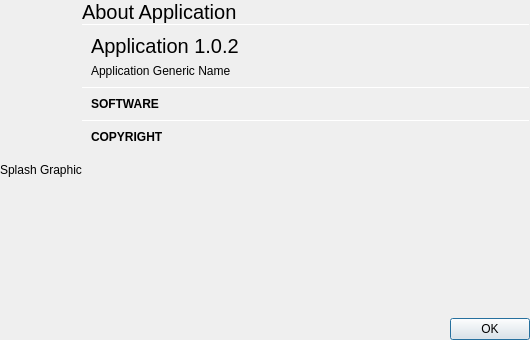
<?xml version="1.0" encoding="UTF-8"?>
<ui version="4.0">
 <class>tAboutDialog</class>
 <widget class="QDialog" name="tAboutDialog">
  <property name="geometry">
   <rect>
    <x>0</x>
    <y>0</y>
    <width>530</width>
    <height>340</height>
   </rect>
  </property>
  <property name="windowTitle">
   <string>Dialog</string>
  </property>
  <layout class="QVBoxLayout" name="verticalLayout">
   <property name="spacing">
    <number>0</number>
   </property>
   <property name="leftMargin">
    <number>0</number>
   </property>
   <property name="topMargin">
    <number>0</number>
   </property>
   <property name="rightMargin">
    <number>0</number>
   </property>
   <property name="bottomMargin">
    <number>0</number>
   </property>
   <item>
    <layout class="QHBoxLayout" name="horizontalLayout_2">
     <property name="spacing">
      <number>0</number>
     </property>
     <item>
      <widget class="QLabel" name="splashGraphicLabel">
       <property name="text">
        <string notr="true">Splash Graphic</string>
       </property>
      </widget>
     </item>
     <item>
      <layout class="QVBoxLayout" name="verticalLayout_2">
       <property name="spacing">
        <number>0</number>
       </property>
       <item>
        <layout class="QHBoxLayout" name="titleLayout">
         <property name="spacing">
          <number>0</number>
         </property>
         <item>
          <widget class="QLabel" name="titleLabel">
           <property name="font">
            <font>
             <pointsize>15</pointsize>
            </font>
           </property>
           <property name="text">
            <string notr="true">About Application</string>
           </property>
           <property name="margin">
            <number>9</number>
           </property>
          </widget>
         </item>
        </layout>
       </item>
       <item>
        <widget class="Line" name="line">
         <property name="maximumSize">
          <size>
           <width>16777215</width>
           <height>1</height>
          </size>
         </property>
         <property name="orientation">
          <enum>Qt::Horizontal</enum>
         </property>
        </widget>
       </item>
       <item>
        <widget class="QScrollArea" name="scrollArea">
         <property name="frameShape">
          <enum>QFrame::NoFrame</enum>
         </property>
         <property name="widgetResizable">
          <bool>true</bool>
         </property>
         <widget class="QWidget" name="scrollAreaWidgetContents">
          <property name="geometry">
           <rect>
            <x>0</x>
            <y>0</y>
            <width>434</width>
            <height>273</height>
           </rect>
          </property>
          <layout class="QVBoxLayout" name="verticalLayout_4">
           <property name="spacing">
            <number>0</number>
           </property>
           <property name="leftMargin">
            <number>0</number>
           </property>
           <property name="topMargin">
            <number>0</number>
           </property>
           <property name="rightMargin">
            <number>0</number>
           </property>
           <property name="bottomMargin">
            <number>0</number>
           </property>
           <item>
            <layout class="QVBoxLayout" name="verticalLayout_3">
             <property name="spacing">
              <number>6</number>
             </property>
             <property name="leftMargin">
              <number>9</number>
             </property>
             <property name="topMargin">
              <number>9</number>
             </property>
             <property name="rightMargin">
              <number>9</number>
             </property>
             <property name="bottomMargin">
              <number>9</number>
             </property>
             <item>
              <widget class="QLabel" name="applicationTitle">
               <property name="font">
                <font>
                 <pointsize>15</pointsize>
                </font>
               </property>
               <property name="text">
                <string notr="true">Application 1.0.2</string>
               </property>
              </widget>
             </item>
             <item>
              <widget class="QLabel" name="genericName">
               <property name="text">
                <string notr="true">Application Generic Name</string>
               </property>
              </widget>
             </item>
            </layout>
           </item>
           <item>
            <widget class="Line" name="line_2">
             <property name="maximumSize">
              <size>
               <width>16777215</width>
               <height>1</height>
              </size>
             </property>
             <property name="orientation">
              <enum>Qt::Horizontal</enum>
             </property>
            </widget>
           </item>
           <item>
            <layout class="QGridLayout" name="versionsLayout">
             <property name="leftMargin">
              <number>9</number>
             </property>
             <property name="topMargin">
              <number>9</number>
             </property>
             <property name="rightMargin">
              <number>9</number>
             </property>
             <property name="bottomMargin">
              <number>9</number>
             </property>
             <property name="spacing">
              <number>6</number>
             </property>
             <item row="0" column="0">
              <widget class="QLabel" name="label">
               <property name="font">
                <font>
                 <weight>75</weight>
                 <bold>true</bold>
                </font>
               </property>
               <property name="text">
                <string>SOFTWARE</string>
               </property>
              </widget>
             </item>
            </layout>
           </item>
           <item>
            <widget class="Line" name="line_3">
             <property name="maximumSize">
              <size>
               <width>16777215</width>
               <height>1</height>
              </size>
             </property>
             <property name="orientation">
              <enum>Qt::Horizontal</enum>
             </property>
            </widget>
           </item>
           <item>
            <layout class="QVBoxLayout" name="copyrightLayout">
             <property name="spacing">
              <number>6</number>
             </property>
             <property name="leftMargin">
              <number>9</number>
             </property>
             <property name="topMargin">
              <number>9</number>
             </property>
             <property name="rightMargin">
              <number>9</number>
             </property>
             <property name="bottomMargin">
              <number>9</number>
             </property>
             <item>
              <widget class="QLabel" name="label_2">
               <property name="font">
                <font>
                 <weight>75</weight>
                 <bold>true</bold>
                </font>
               </property>
               <property name="text">
                <string>COPYRIGHT</string>
               </property>
              </widget>
             </item>
            </layout>
           </item>
           <item>
            <spacer name="verticalSpacer">
             <property name="orientation">
              <enum>Qt::Vertical</enum>
             </property>
             <property name="sizeType">
              <enum>QSizePolicy::Expanding</enum>
             </property>
             <property name="sizeHint" stdset="0">
              <size>
               <width>20</width>
               <height>142</height>
              </size>
             </property>
            </spacer>
           </item>
          </layout>
         </widget>
        </widget>
       </item>
       <item>
        <widget class="QWidget" name="macOkPanel" native="true">
         <layout class="QHBoxLayout" name="horizontalLayout">
          <property name="spacing">
           <number>0</number>
          </property>
          <property name="leftMargin">
           <number>0</number>
          </property>
          <property name="topMargin">
           <number>0</number>
          </property>
          <property name="rightMargin">
           <number>0</number>
          </property>
          <property name="bottomMargin">
           <number>0</number>
          </property>
          <item>
           <spacer name="horizontalSpacer">
            <property name="orientation">
             <enum>Qt::Horizontal</enum>
            </property>
            <property name="sizeHint" stdset="0">
             <size>
              <width>40</width>
              <height>20</height>
             </size>
            </property>
           </spacer>
          </item>
          <item>
           <widget class="QPushButton" name="okButton">
            <property name="text">
             <string>OK</string>
            </property>
            <property name="icon">
             <iconset theme="dialog-ok"/>
            </property>
           </widget>
          </item>
         </layout>
        </widget>
       </item>
      </layout>
     </item>
    </layout>
   </item>
  </layout>
 </widget>
 <resources/>
 <connections/>
</ui>
